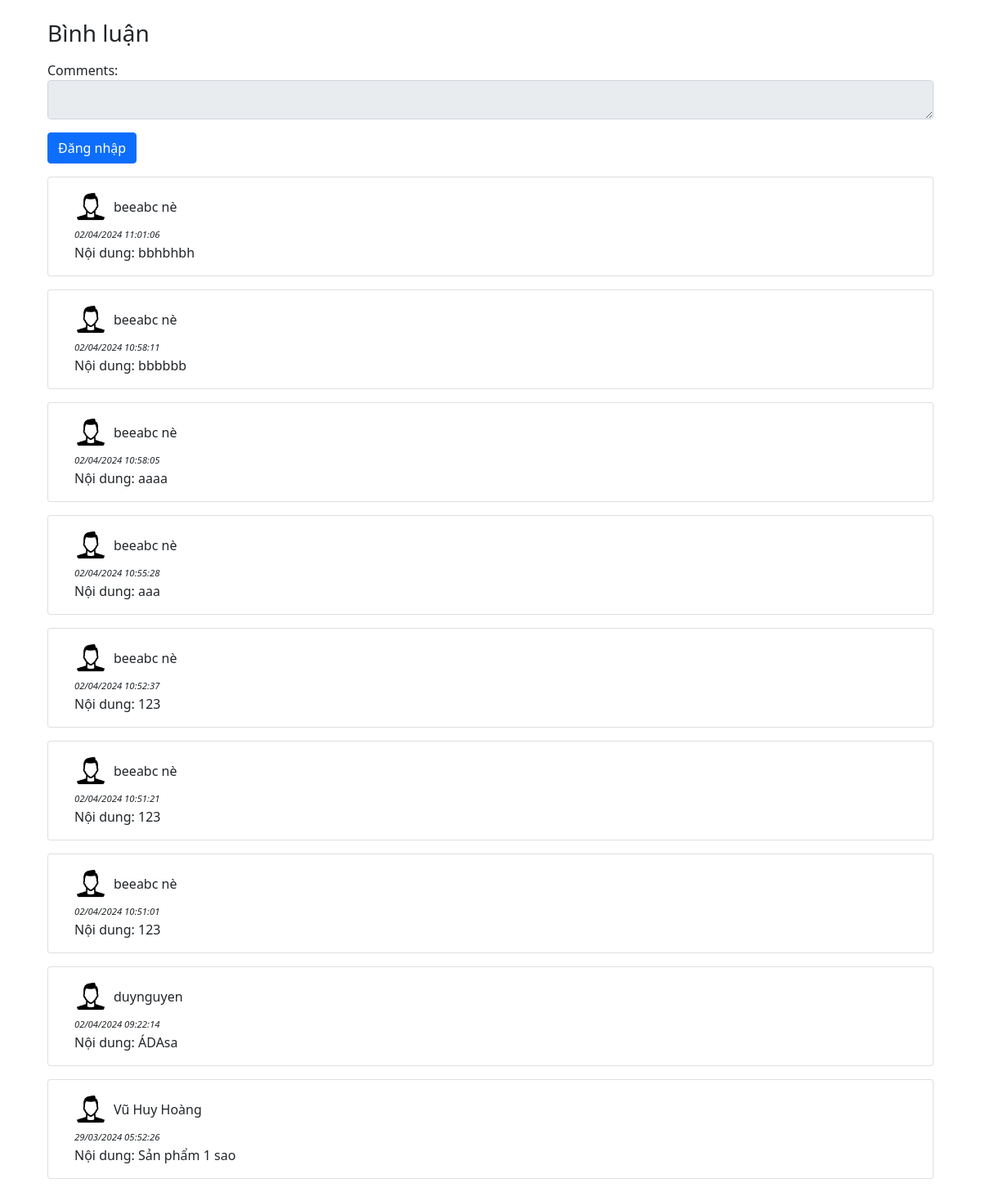
The app's page /view/comment/comment.php?product_id=29 with its own data.
### tables this page shows
CREATE TABLE `reviews` (
  `review_id` int(11) NOT NULL,
  `user_id` int(11) NOT NULL,
  `product_id` int(11) NOT NULL,
  `comment` longtext NOT NULL,
  `create_at` timestamp NOT NULL DEFAULT current_timestamp()
);

CREATE TABLE `user` (
  `user_id` int(11) NOT NULL,
  `username` varchar(255) NOT NULL,
  `passwd` varchar(255) NOT NULL,
  `email` varchar(255) NOT NULL,
  `role` tinyint(1) DEFAULT 0,
  `creat_at` timestamp NULL DEFAULT current_timestamp()
);

### config/db.php (called while the page is built, shortened)
<?php
class Database
{
    private $host = "localhost";
    private $username = "root";
    private $password = "123456";
    private $db = "app";
    private $conn;
    public function __construct()
    {
        $this->conn = new mysqli($this->host, $this->username, $this->password, $this->db);
    }
    public function getConnection()
    {
        return $this->conn;
    }
    public function executeQueryAll($query): array
    {
        $result = $this->conn->query($query);
        $rows = array();
        if ($result && $result->num_rows > 0) {
            while ($row = $result->fetch_assoc()) {
                $rows[] = $row;
            }
        }
        return $rows;
    }
}

### global.php (called while the page is built, shortened)
<?php
$conn = new Database();

### models/comment.php (called while the page is built, shortened)
<?php
class Comment
{
    private $db;
    function __construct($db)
    {
        $this->db = new Database();
    }
    function loadall_comment($id): array
    {
        $safeid = mysqli_real_escape_string($this->db->getConnection(), $id);
        $sql = "SELECT * FROM reviews WHERE product_id = $safeid order by review_id desc";
        $result = $this->db->executeQueryAll($sql);
        return $result;
    }
}

### models/user.php (called while the page is built, shortened)
<?php
class User
{
    private $db;
    function __construct($db)
    {
        $this->db = new Database();
    }
    function getnameuserbyid($id)
    {
        $sql = "SELECT * FROM user WHERE user_id = '$id' LIMIT 1";
        $stmt = $this->db->getConnection()->prepare($sql);
        $stmt->execute();
        $result = $stmt->get_result();
        if ($result->num_rows > 0) {
            $row = $result->fetch_assoc();
            return $row['username'];
        } else {
            return null;
        }
    }
}

### view/comment/comment.php (the view, shortened to what this page needs)
<?php
include "../../config/db.php";
include "../../global.php";
include "../../models/comment.php";
include "../../models/user.php";
$comments = new Comment($conn);
$user = new User($conn);
$id = $_REQUEST['product_id'];
$load_comments = $comments->loadall_comment($id);
?>
<!DOCTYPE html>
<html lang="en">
<head>
    <link rel="stylesheet" href="../../public/asset/css/fontawesome.min.css" />
    <link rel="stylesheet" href="../../public/asset/css/bootstrap.min.css" />
</head>
<body>
    <div class="container mt-2 mb-5">
        <div class="row height d-flex align-items-center">
            <div class="col-sm-12">
                <div class="p-3">
                    <h3>Bình luận</h3>
                    <div class="mb-3 mt-3 comment-form">
                        <?php if (isset($_SESSION['id_user']) && $_SESSION['id_user'] > 0) { ?>
                            <form action="<?php echo $_SERVER['PHP_SELF']; ?>" method="post">
                                <label for="comment">Comments:</label>
                                <textarea class="form-control" rows="15" id="comment" name="comment"></textarea>
                                <input type="hidden" name="product_id" value="<?= $id ?>">
                                <button type="submit" class="btn btn-primary mt-3" name="addcmt" value="1">Đăng bình
                                    luận</button>
                            </form>
                        <?php } else {
                        ?>
                            <label for="comment">Comments:</label>
                            <textarea class="form-control" disabled rows="5" id="comment" name="comment"></textarea>
                            <a href="../../auth/login.php" target="_parent" class="btn btn-primary mt-3" name="login" value="1">Đăng
                                nhập</button>
                            </a>
                        <?php
                        } ?>
                    </div>
                    <?php
                    foreach ($load_comments as $comment) {
                        $username = $user->getnameuserbyid($comment['user_id']);
                        if ($username != "") {
                            $name = $username;
                        } else {
                            $name = "Bee - customer";
                        }
                        echo ' <div class="mb-3 p-3 card">
                        <div class="d-flex flex-column">
                        <div class="d-flex"> <div class="ms-3 b-highlight"> <img src="../../public/asset/img/user-png.png" height="40px"
                                    width="40px" alt=""></div>
                                    <span class="ms-2 mt-2 mr-2">' . $name . '</span></div>
                            <div class="w-100 ms-3">
                                <span class="mr-2 smalltext"><small><em>' . date("d/m/Y H:i:s", strtotime($comment['create_at'])) . '</em></small></span>
                                <p class="text-justify comment-text mb-0">Nội dung: ' . $comment['comment'] . '</p>
                            </div>
                        </div>
                    </div>';
                    }
                    ?>
                </div>
            </div>
        </div>
    </div>
</body>
</html>

### view/comment/comment.php (style rules this page uses)
.form-control { height: 48px; }
.comment-text { font-size: 16px; }
.smalltext { font-size: 13px; }

### records on screen
reviews: user.username "beeabc nè", create_at "02/04/2024 11:01:06", comment "bbhbhbh"
reviews: user.username "beeabc nè", create_at "02/04/2024 10:58:11", comment "bbbbbb"
reviews: user.username "beeabc nè", create_at "02/04/2024 10:58:05", comment "aaaa"
reviews: user.username "beeabc nè", create_at "02/04/2024 10:55:28", comment "aaa"
reviews: user.username "beeabc nè", create_at "02/04/2024 10:52:37", comment "123"
reviews: user.username "beeabc nè", create_at "02/04/2024 10:51:21", comment "123"
reviews: user.username "beeabc nè", create_at "02/04/2024 10:51:01", comment "123"
reviews: user.username "duynguyen", create_at "02/04/2024 09:22:14", comment "ÁDAsa"
reviews: user.username "Vũ Huy Hoàng", create_at "29/03/2024 05:52:26", comment "Sản phẩm 1 sao"
